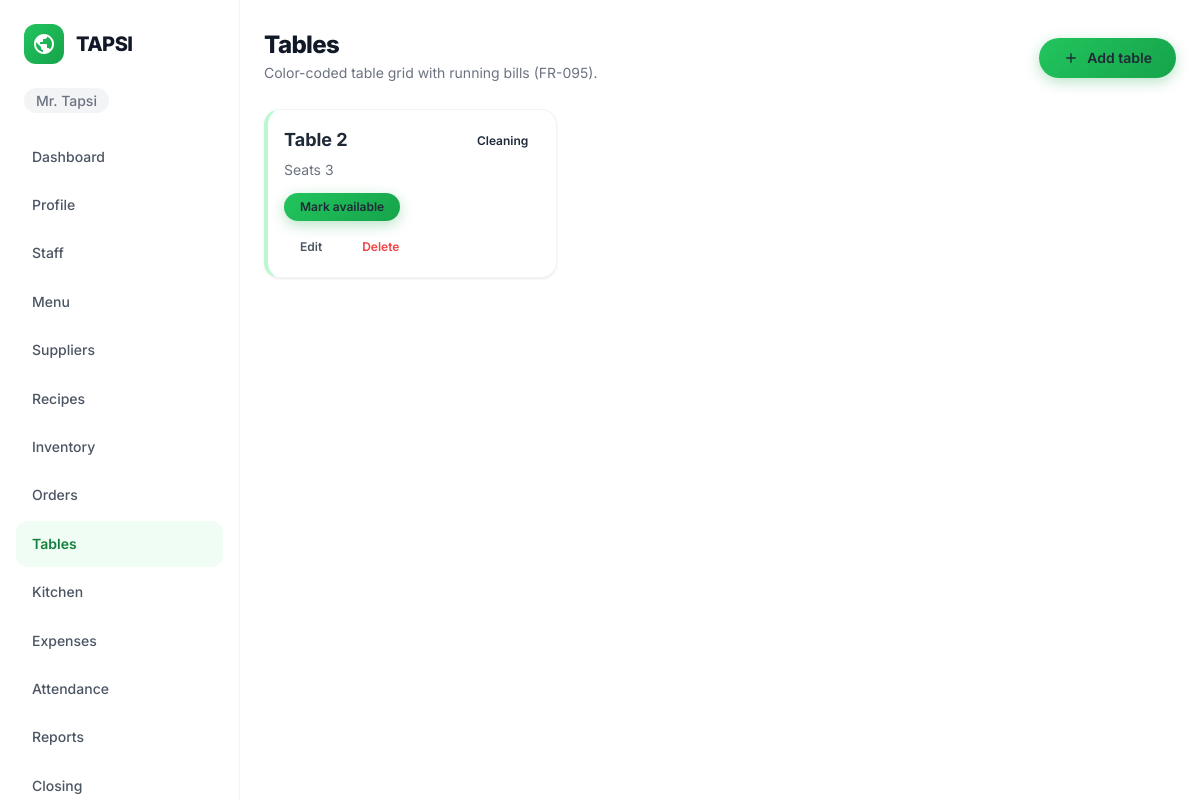
The page /orders/tables/ (signed in) on the database its author committed.
### accounts/models.py (models this page shows, shortened)
class User(AbstractUser):
    class Role(models.TextChoices):
        OWNER = "OWNER", "Owner"
        MANAGER = "MANAGER", "Manager"
        CASHIER = "CASHIER", "Cashier"
        KITCHEN = "KITCHEN", "Kitchen"
    username = models.CharField(max_length=254, unique=True, editable=False)
    email = models.EmailField(unique=True)
    restaurant = models.ForeignKey(Restaurant, on_delete=models.PROTECT, related_name="users", null=True, blank=True)
    role = models.CharField(max_length=10, choices=Role.choices, default=Role.CASHIER)
    phone = models.CharField(max_length=30, blank=True, validators=[RegexValidator(r"^[0-9+() -]*$", "Enter a valid phone number.")])
    avatar = models.FileField(upload_to="avatars/", blank=True)
    must_change_password = models.BooleanField(default=False)
    failed_login_count = models.PositiveSmallIntegerField(default=0)
    locked_until = models.DateTimeField(null=True, blank=True)
    pending_email = models.EmailField(blank=True)
    is_deleted = models.BooleanField(default=False)
    deleted_at = models.DateTimeField(null=True, blank=True)
    USERNAME_FIELD = "email"
    REQUIRED_FIELDS: list[str] = []
    objects = UserManager()
    class Meta:
        indexes = [
            models.Index(fields=["restaurant", "role"]),
            models.Index(fields=["restaurant", "is_active", "is_deleted"]),
        ]

class Restaurant(models.Model):
    name = models.CharField(max_length=150)
    address = models.TextField(blank=True)
    contact_number = models.CharField(max_length=30, blank=True)
    tin = models.CharField(max_length=30, blank=True)
    is_vat_registered = models.BooleanField(default=False)
    receipt_footer = models.CharField(max_length=255, blank=True)
    timezone = models.CharField(max_length=50, default="Asia/Manila", editable=False)
    created_at = models.DateTimeField(auto_now_add=True)

### orders/models.py (models this page shows, shortened)
class DiningTable(models.Model):
    class Status(models.TextChoices):
        AVAILABLE = "AVAILABLE", "Available"
        OCCUPIED = "OCCUPIED", "Occupied"
        RESERVED = "RESERVED", "Reserved"
        CLEANING = "CLEANING", "Cleaning"
    restaurant_id = models.PositiveIntegerField(db_index=True)
    name = models.CharField(max_length=40)
    seating_capacity = models.PositiveSmallIntegerField(default=2)
    status = models.CharField(
        max_length=12,
        choices=Status.choices,
        default=Status.AVAILABLE,
    )
    is_active = models.BooleanField(default=True)
    created_at = models.DateTimeField(auto_now_add=True)
    updated_at = models.DateTimeField(auto_now=True)
    class Meta:
        ordering = ("name",)
        unique_together = ("restaurant_id", "name")
    @property
    def open_orders(self):
        return self.orders.filter(
            status__in=[Order.Status.PENDING, Order.Status.PREPARING, Order.Status.READY]
        )

### orders/views.py (the view)
# urls.py: path("tables/", views.table_list, name="table_list"),
@user_passes_test(_is_staff)
def table_list(request):
    rid = _restaurant_id(request.user)
    tables = DiningTable.objects.filter(restaurant_id=rid, is_active=True)
    return render(request, "orders/table_list.html", {"tables": tables})

### accounts/models.py (called while the page is built)
    def get_queryset(self):
        return super().get_queryset().filter(is_deleted=False)

### orders/views.py (called while the page is built)
def _is_staff(user):
    return user.is_authenticated and user.role in {
        User.Role.OWNER, User.Role.MANAGER, User.Role.CASHIER,
    }

def _restaurant_id(user):
    return user.restaurant_id

### templates/orders/table_list.html (shortened to what this page needs)
{% extends 'base.html' %}
{% block content %}
<div class="page-heading">
    <div>
        <h1>Tables</h1>
        <p style="color: var(--gray-500); font-size: var(--font-size-sm); margin-top: var(--space-1);">Color-coded table grid with running bills (FR-095).</p>
    </div>
    {% if user.role == 'OWNER' or user.role == 'MANAGER' %}
    <a class="btn btn-primary" href="{% url 'orders:table_create' %}">
        <svg width="16" height="16" viewBox="0 0 24 24" fill="none" stroke="currentColor" stroke-width="2"><path d="M12 5v14M5 12h14"/></svg>
        Add table
    </a>
    {% endif %}
</div>
<div style="display: grid; grid-template-columns: repeat(auto-fill, minmax(220px, 1fr)); gap: var(--space-4);">
    {% for table in tables %}
    <div class="table-card" style="padding: var(--space-4); border-left: 4px solid
        {% if table.status == 'AVAILABLE' %}var(--tapsi-600);
        {% elif table.status == 'OCCUPIED' %}var(--color-error);
        {% elif table.status == 'RESERVED' %}var(--tapsi-400);
        {% else %}var(--tapsi-200);{% endif %}">
        <div style="display: flex; justify-content: space-between; align-items: center;">
            <h3 style="font-size: var(--font-size-lg);">{{ table.name }}</h3>
            <span class="badge {% if table.status == 'AVAILABLE' %}badge-success{% elif table.status == 'OCCUPIED' %}badge-warning{% else %}badge-neutral{% endif %}">{{ table.get_status_display }}</span>
        </div>
        <p style="color: var(--gray-500); font-size: var(--font-size-sm); margin-top: var(--space-1);">Seats {{ table.seating_capacity }}</p>
        {% if table.status == 'CLEANING' and user.role != 'KITCHEN' %}
        <form method="post" action="{% url 'orders:table_status' table.pk %}" style="margin-top: var(--space-3);">
            <button type="submit" class="btn btn-primary btn-sm">Mark available</button>
        </form>
        {% elif table.status == 'OCCUPIED' and not table.open_orders and user.role == 'OWNER' or table.status == 'OCCUPIED' and not table.open_orders and user.role == 'MANAGER' %}
        <form method="post" action="{% url 'orders:table_status' table.pk %}" style="margin-top: var(--space-3);">
            {% csrf_token %}
            <input type="hidden" name="status" value="CLEANING">
            <button type="submit" class="btn btn-ghost btn-sm">Mark cleaning</button>
        </form>
        {% endif %}
        {% if user.role == 'OWNER' or user.role == 'MANAGER' %}
        <div style="display: flex; gap: var(--space-2); margin-top: var(--space-3);">
            <a href="{% url 'orders:table_edit' table.pk %}" class="btn btn-ghost btn-sm">Edit</a>
            {% if not table.open_orders %}
            <form method="post" action="{% url 'orders:table_delete' table.pk %}" style="display: inline;">
                <button type="submit" class="btn btn-ghost btn-sm" style="color: var(--color-error);">Delete</button>
            </form>
            {% endif %}
        </div>
        {% endif %}
    </div>
    {% empty %}
    <div class="table-card empty-state" style="grid-column: 1 / -1;">
        <h3>No tables yet</h3>
        <p>Add tables to start taking dine-in orders.</p>
        <a href="{% url 'orders:table_create' %}" class="btn btn-primary">Add table</a>
    </div>
    {% endfor %}
</div>
{% endblock %}

### templates/base.html (shortened to what this page needs)
{% load static %}
<!doctype html>
<html lang="en">
<head>
    <link rel="stylesheet" href="{% static 'css/design/tokens.css' %}">
    <link rel="stylesheet" href="{% static 'css/design/components.css' %}">
    <link rel="stylesheet" href="{% static 'css/app.css' %}">
</head>
<body>
    {% if user.is_authenticated %}
    <aside class="sidebar">
        <a class="navbar-logo" href="{% url 'dashboard' %}">
            <div class="navbar-logo-icon">
            </div>
            <span class="navbar-logo-text">TAPSI</span>
        </a>
        <div class="sidebar-restaurant"><span class="nav-restaurant-name">{{ user.restaurant.name }}</span></div>
        <nav class="sidebar-nav">
            <ul class="sidebar-links">
                <li><a href="{% url 'dashboard' %}" class="{% if request.resolver_match.url_name == 'dashboard' %}active{% endif %}">Dashboard</a></li>
                <li><a href="{% url 'accounts:profile' %}" class="{% if request.resolver_match.url_name == 'profile' %}active{% endif %}">Profile</a></li>
                {% if user.role == 'OWNER' or user.role == 'MANAGER' %}
                <li><a href="{% url 'accounts:staff_list' %}" class="{% if request.resolver_match.url_name == 'staff_list' or request.resolver_match.url_name == 'create_staff' %}active{% endif %}">Staff</a></li>
                <li><a href="{% url 'menu:menu_list' %}" class="{% if 'menu' in request.resolver_match.app_name %}active{% endif %}">Menu</a></li>
                <li><a href="{% url 'suppliers:supplier_list' %}" class="{% if 'suppliers' in request.resolver_match.app_name %}active{% endif %}">Suppliers</a></li>
                <li><a href="{% url 'recipes:recipe_list' %}" class="{% if 'recipes' in request.resolver_match.app_name %}active{% endif %}">Recipes</a></li>
                {% endif %}
                <li><a href="{% url 'inventory:ingredient_list' %}" class="{% if 'inventory' in request.resolver_match.app_name %}active{% endif %}">Inventory</a></li>
                <li><a href="{% url 'orders:order_list' %}" class="{% if 'orders' in request.resolver_match.app_name and request.resolver_match.url_name != 'table_list' %}active{% endif %}">Orders</a></li>
                <li><a href="{% url 'orders:table_list' %}" class="{% if request.resolver_match.url_name == 'table_list' or request.resolver_match.url_name == 'table_create' or request.resolver_match.url_name == 'table_edit' %}active{% endif %}">Tables</a></li>
                <li><a href="{% url 'orders:kitchen_queue' %}" class="{% if request.resolver_match.url_name == 'kitchen_queue' %}active{% endif %}">Kitchen</a></li>
                {% if user.role == 'OWNER' or user.role == 'MANAGER' or user.role == 'CASHIER' %}
                <li><a href="{% url 'expenses:expense_list' %}" class="{% if 'expenses' in request.resolver_match.app_name %}active{% endif %}">Expenses</a></li>
                {% endif %}
                <li><a href="{% url 'employees:attendance_list' %}" class="{% if 'employees' in request.resolver_match.app_name %}active{% endif %}">Attendance</a></li>
                {% if user.role == 'OWNER' or user.role == 'MANAGER' %}
                <li><a href="{% url 'reports:daily_sales' %}" class="{% if 'reports' in request.resolver_match.app_name %}active{% endif %}">Reports</a></li>
                <li><a href="{% url 'closing:closing_list' %}" class="{% if 'closing' in request.resolver_match.app_name %}active{% endif %}">Closing</a></li>
                {% endif %}
            </ul>
        </nav>
    </aside>
    {% endif %}
    <main class="{% if user.is_authenticated %}app-main{% endif %}">
        <div class="container">
            {% block content %}{% endblock %}
        </div>
    </main>
</body>
</html>

### static/css/design/tokens.css (style rules this page uses)
:root { --tapsi-50: #f0fdf4; --tapsi-100: #dcfce7; --tapsi-200: #bbf7d0; --tapsi-300: #86efac; --tapsi-400: #4ade80; --tapsi-500: #22c55e; --tapsi-600: #16a34a; --tapsi-700: #15803d; --tapsi-800: #166534; --tapsi-900: #14532d; --gray-50: #f9fafb; --gray-100: #f3f4f6; --gray-200: #e5e7eb; --gray-300: #d1d5db; --gray-400: #9ca3af; --gray-500: #6b7280; --gray-600: #4b5563; --gray-700: #374151; --gray-800: #1f2937; --gray-900: #111827; --color-success: #22c55e; --color-warning: #f59e0b; --color-error: #ef4444; --color-info: #3b82f6; --surface-primary: #ffffff; --surface-secondary: #f9fafb; --surface-tertiary: #f3f4f6; --font-family: 'Inter', system-ui, -apple-system, BlinkMacSystemFont, 'Segoe UI', sans-serif; --font-size-xs: 0.75rem; --font-size-sm: 0.875rem; --font-size-base: 1rem; --font-size-lg: 1.125rem; --font-size-xl: 1.25rem; --font-size-2xl: 1.5rem; --font-size-3xl: 1.875rem; --font-size-4xl: 2.25rem; --font-size-5xl: 3rem; --font-weight-regular: 400; --font-weight-medium: 500; --font-weight-semibold: 600; --font-weight-bold: 700; --font-weight-extrabold:800; --line-height-tight: 1.1; --line-height-snug: 1.3; --line-height-normal: 1.6; --line-height-relaxed:1.75; --letter-spacing-tight: -0.025em; --letter-spacing-normal: 0; --letter-spacing-wide: 0.05em; --space-0: 0; --space-1: 0.25rem; --space-2: 0.5rem; --space-3: 0.75rem; --space-4: 1rem; --space-5: 1.25rem; --space-6: 1.5rem; --space-8: 2rem; --space-10: 2.5rem; --space-12: 3rem; --space-16: 4rem; --space-20: 5rem; --space-24: 6rem; --radius-sm: 6px; --radius-md: 8px; --radius-lg: 12px; --radius-xl: 16px; --radius-2xl: 20px; --radius-full: 9999px; --shadow-xs: 0 1px 2px rgba(0, 0, 0, 0.04); --shadow-sm: 0 1px 3px rgba(0, 0, 0, 0.06), 0 1px 2px rgba(0, 0, 0, 0.04); --shadow-md: 0 4px 6px -1px rgba(0, 0, 0, 0.06), 0 2px 4px -2px rgba(0, 0, 0, 0.04); --shadow-lg: 0 10px 15px -3px rgba(0, 0, 0, 0.07), 0 4px 6px -4px rgba(0, 0, 0, 0.04); --shadow-xl: 0 20px 25px -5px rgba(0, 0, 0, 0.08), 0 8px 10px -6px rgba(0, 0, 0, 0.04); --shadow-2xl: 0 25px 50px -12px rgba(0, 0, 0, 0.15); --shadow-inner: inset 0 2px 4px rgba(0, 0, 0, 0.04); --transition-fast: 150ms ease; --transition-base: 200ms ease; --transition-slow: 300ms ease; --transition-spring: 500ms cubic-bezier(0.34, 1.56, 0.64, 1); --z-dropdown: 10; --z-sticky: 20; --z-overlay: 30; --z-modal: 40; --z-toast: 50; --container-sm: 640px; --container-md: 768px; --container-lg: 1024px; --container-xl: 1200px; --container-2xl: 1400px; }

### static/css/design/components.css (style rules this page uses)
*, *::before, *::after { margin: 0; padding: 0; box-sizing: border-box; }
body { font-family: var(--font-family); font-size: var(--font-size-base); line-height: var(--line-height-normal); color: var(--gray-800); background: var(--surface-primary); -webkit-font-smoothing: antialiased; }
.btn { display: inline-flex; align-items: center; justify-content: center; gap: var(--space-2); padding: var(--space-3) var(--space-6); font-family: var(--font-family); font-size: var(--font-size-sm); font-weight: var(--font-weight-semibold); line-height: 1; text-decoration: none; border: none; border-radius: var(--radius-full); cursor: pointer; transition: all var(--transition-base); white-space: nowrap; }
.btn-primary { background: linear-gradient(135deg, var(--tapsi-500), var(--tapsi-600)); color: var(--white); box-shadow: 0 4px 14px rgba(22, 163, 74, 0.3); }
.btn-ghost { background: transparent; color: var(--gray-600); }
.btn-sm { padding: var(--space-2) var(--space-4); font-size: var(--font-size-xs); }
.badge { display: inline-flex; align-items: center; gap: var(--space-1); padding: var(--space-1) var(--space-3); font-size: var(--font-size-xs); font-weight: var(--font-weight-semibold); border-radius: var(--radius-full); }
.navbar-logo { display: flex; align-items: center; gap: var(--space-3); text-decoration: none; }
.navbar-logo-icon { width: 40px; height: 40px; background: linear-gradient(135deg, var(--tapsi-500), var(--tapsi-600)); border-radius: var(--radius-lg); display: flex; align-items: center; justify-content: center; }
.navbar-logo-text { font-size: var(--font-size-xl); font-weight: var(--font-weight-extrabold); color: var(--gray-900); letter-spacing: var(--letter-spacing-tight); }

### rows shown on the page
User: restaurant.name "Mr. Tapsi"
DiningTable: name "Table 2", status "Cleaning", seating_capacity "3", shows "Mark available", shows "Delete"
